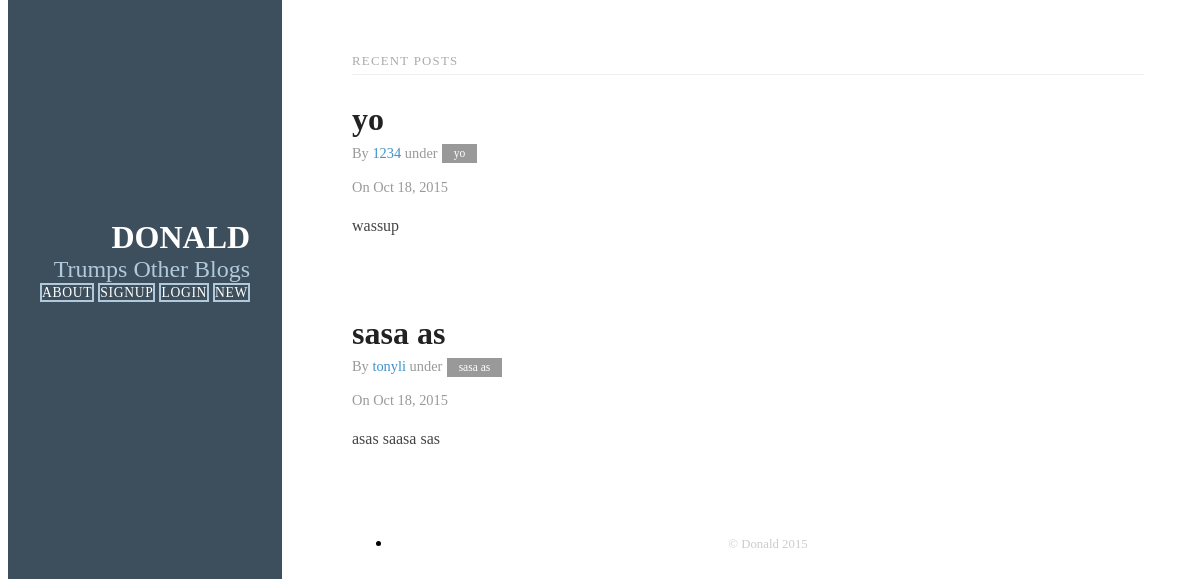
Before: / with the older database file.
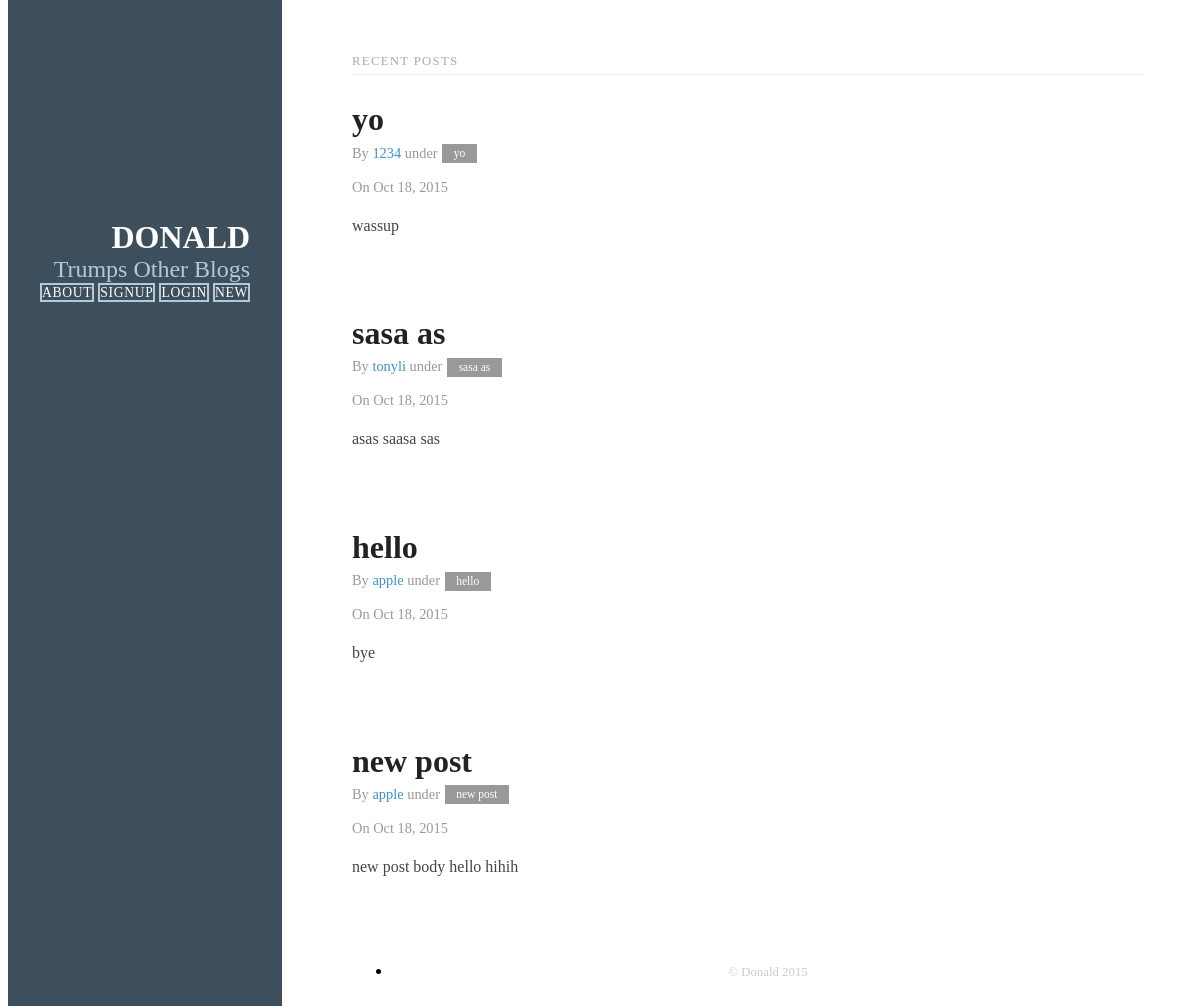
After: the same page with the newer database file.
### tables this page shows
CREATE TABLE posts(title TEXT, body TEXT, slug TEXT, username TEXT, created DATE);

### app.py (the view)
@app.route('/')
def home():
    posts = query.getAllPosts()
    return render_template('home.html', posts=posts)

### databases/query.py (called while the page is built)
def getAllPosts():
    con = sqlite3.connect("donald.db")
    cur=con.cursor()
    posts = []
    sql = "SELECT * FROM posts"
    for post in cur.execute(sql).fetchall():
        posts.append(transform.post(post))
    con.close()
    return posts

### databases/transform.py (called while the page is built)
def post(post):
    return {
        "title": post[0],
        "body": post[1],
        "slug": post[2],
        "username": post[3],
        "created": post[4]
    }

### templates/home.html (shortened to what this page needs)
<!DOCTYPE html>
<html lang="en">
<head>
  <link rel="stylesheet" href="http://yui.yahooapis.com/pure/0.6.0/pure-min.css">
  <link rel="stylesheet" href="http://yui.yahooapis.com/pure/0.6.0/grids-responsive-min.css">
  <link rel="stylesheet" href="/static/donald.css">
</head>
<body>
  <div id="layout" class="pure-g">
    <div class="sidebar pure-u-1 pure-u-md-1-4">
      <div class="header">
        <h1 class="brand-title">Donald</h1>
        <h2 class="brand-tagline">Trumps Other Blogs</h2>
        <nav class="nav">
          <ul class="nav-list">
            <li class="nav-item">
              <a class="pure-button" href="/about">About</a>
              <a class="pure-button" href="/signup">Signup</a>
              <a class="pure-button" href="/login">Login</a>
              <a class="pure-button" href="/new">New</a>
            </li>
          </ul>
        </nav>
      </div>
    </div>
    <div class="content pure-u-1 pure-u-md-3-4">
      <div>
        <div class="posts">
          <h1 class="content-subhead">Recent Posts</h1>
          {% for post in posts %}
          <section class="post">
            <header class="post-header">
              <h2 class="post-title">{{post.title}}</h2>
              <p class="post-meta">
                By <a class="post-author" href="/@{{post.username}}">{{post.username}}</a> under <a class="post-category" href="#">{{post.title}}</a>
                <br>
                <br>
                On {{post.created}}
              </p>
            </header>
            <div class="post-description">
              <p>
                {{post.body}}
              </p>
            </div>
          </section>
          {% endfor %}
        </div>
        <div class="footer">
          <div class="pure-menu pure-menu-horizontal">
            <ul>
              <li class="pure-menu-item"><a href="" class="pure-menu-link">&copy; Donald 2015</a></li>
            </ul>
          </div>
        </div>
      </div>
    </div>
  </div>
</body>
</html>

### static/donald.css (style rules this page uses)
* { -webkit-box-sizing: border-box; -moz-box-sizing: border-box; box-sizing: border-box; }
a { text-decoration: none; color: rgb(61, 146, 201); }
#layout { padding: 0; }
.header { text-align: center; top: auto; margin: 3em auto; }
.sidebar { background: rgb(61, 79, 93); color: #fff; }
.brand-title, .brand-tagline { margin: 0; }
.brand-title { text-transform: uppercase; }
.brand-tagline { font-weight: 300; color: rgb(176, 202, 219); }
.nav-list { margin: 0; padding: 0; list-style: none; }
.nav-item { display: inline-block; *display: inline; zoom: 1; }
.nav-item a { background: transparent; border: 2px solid rgb(176, 202, 219); color: #fff; margin-top: 1em; letter-spacing: 0.05em; text-transform: uppercase; font-size: 85%; }
.content-subhead { text-transform: uppercase; color: #aaa; border-bottom: 1px solid #eee; padding: 0.4em 0; font-size: 80%; font-weight: 500; letter-spacing: 0.1em; }
.content { padding: 2em 1em 0; }
.post { padding-bottom: 2em; }
.post-title { font-size: 2em; color: #222; margin-bottom: 0.2em; }
.post-description { font-family: Georgia, "Cambria", serif; color: #444; line-height: 1.8em; }
.post-meta { color: #999; font-size: 90%; margin: 0; }
.post-category { margin: 0 0.1em; padding: 0.3em 1em; color: #fff; background: #999; font-size: 80%; }
.footer { text-align: center; padding: 1em 0; }
.footer a { color: #ccc; font-size: 80%; }
@media (min-width: 48em) { .content { padding: 2em 3em 0; margin-left: 25%; } }
@media (min-width: 48em) { .header { margin: 80% 2em 0; text-align: right; } }
@media (min-width: 48em) { .sidebar { position: fixed; top: 0; bottom: 0; } }

Changed rows visible on the page:
added posts: title "hello", username "apple", created "Oct 18, 2015", body "bye"
added posts: title "new post", username "apple", created "Oct 18, 2015", body "new post body hello hihih"
